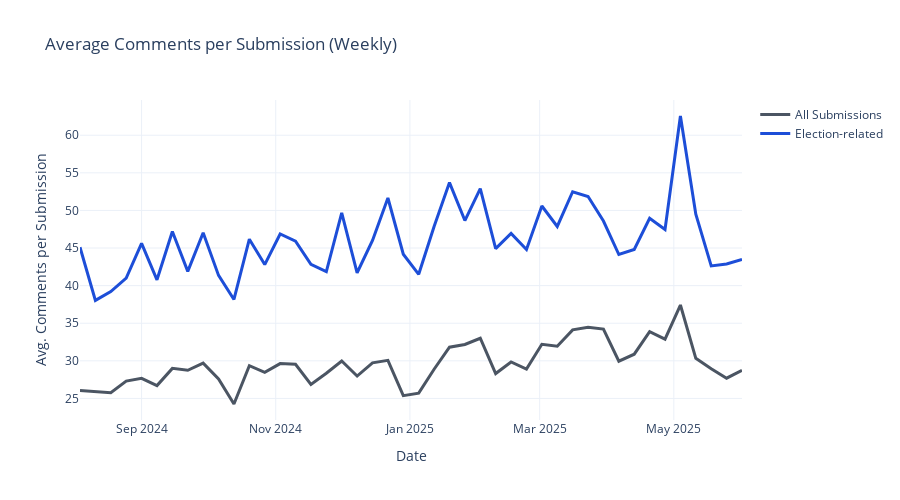
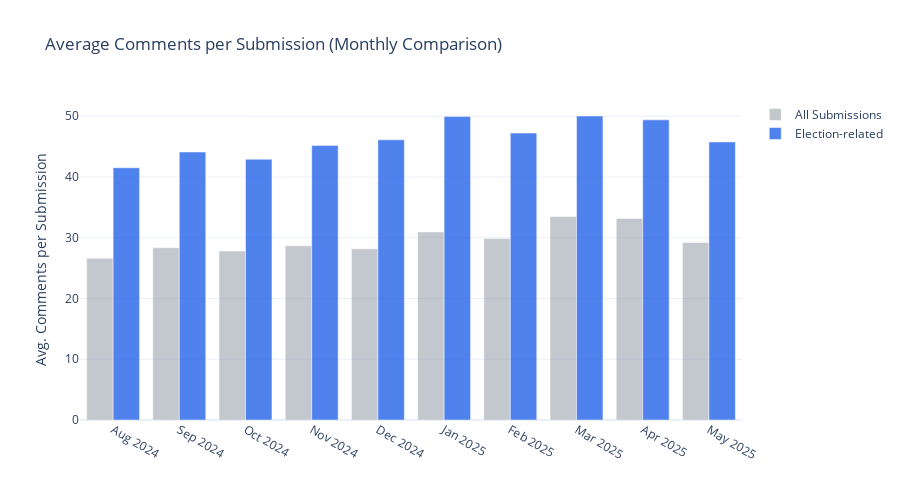

Notebook cell for these charts, in order:
### Markdown cell above
## Engagement Analysis - Average Comments by Week

### Code cell
submissions_df['created_utc'] = pd.to_datetime(submissions_df['created_utc'], unit='s', errors='coerce')

submissions_df['is_election_related'] = submissions_df['id'].isin(election_submissions['id'])

weekly_total_avg = (
    submissions_df.groupby(pd.Grouper(key='created_utc', freq='W'))['num_comments']
    .mean()
)
weekly_election_avg = (
    submissions_df[submissions_df['is_election_related']]
    .groupby(pd.Grouper(key='created_utc', freq='W'))['num_comments']
    .mean()
)

fig = go.Figure()

fig.add_trace(go.Scatter(
    x=weekly_total_avg.index,
    y=weekly_total_avg.values,
    mode='lines',
    name='All Submissions',
    line=dict(color='#4B5563', width=3)
))
fig.add_trace(go.Scatter(
    x=weekly_election_avg.index,
    y=weekly_election_avg.values,
    mode='lines',
    name='Election-related',
    line=dict(color='#1D4ED8', width=3)
))

fig.update_layout(
    title='Average Comments per Submission (Weekly)',
    xaxis_title='Date',
    yaxis_title='Avg. Comments per Submission',
    template='plotly_white',
    hovermode='x unified',
    height=500
)
fig.show()


monthly_total_avg = (
    submissions_df.groupby(pd.Grouper(key='created_utc', freq='ME'))['num_comments']
    .mean()
    .rename('All Submissions')
)
monthly_election_avg = (
    submissions_df[submissions_df['is_election_related']]
    .groupby(pd.Grouper(key='created_utc', freq='ME'))['num_comments']
    .mean()
    .rename('Election-related')
)

monthly_avg_comments = pd.concat([monthly_total_avg, monthly_election_avg], axis=1).fillna(0)

fig = go.Figure()
fig.add_trace(go.Bar(
    x=monthly_avg_comments.index.strftime('%b %Y'),
    y=monthly_avg_comments['All Submissions'],
    name='All Submissions',
    marker_color='#9CA3AF',
    opacity=0.6
))
fig.add_trace(go.Bar(
    x=monthly_avg_comments.index.strftime('%b %Y'),
    y=monthly_avg_comments['Election-related'],
    name='Election-related',
    marker_color='#2563EB',
    opacity=0.8
))
fig.update_layout(
    title='Average Comments per Submission (Monthly Comparison)',
    xaxis_title='',
    yaxis_title='Avg. Comments per Submission',
    barmode='group',
    template='plotly_white',
    height=500,
    xaxis=dict(tickangle=30)
)
fig.show()

### Figure 1 — Plotly figure (JSON) as saved in the notebook; plotly's stock layout.template omitted (floating-point values rounded to 4 significant figures)
{"data": [{"line": {"color": "#4B5563", "width": 3}, "mode": "lines", "name": "All Submissions", "type": "scatter", "x": ["2024-08-04T00:00:00.000000000", "2024-08-11T00:00:00.000000000", "2024-08-18T00:00:00.000000000", "2024-08-25T00:00:00.000000000", "2024-09-01T00:00:00.000000000", "2024-09-08T00:00:00.000000000", "2024-09-15T00:00:00.000000000", "2024-09-22T00:00:00.000000000", "2024-09-29T00:00:00.000000000", "2024-10-06T00:00:00.000000000", "2024-10-13T00:00:00.000000000", "2024-10-20T00:00:00.000000000", "2024-10-27T00:00:00.000000000", "2024-11-03T00:00:00.000000000", "2024-11-10T00:00:00.000000000", "2024-11-17T00:00:00.000000000", "2024-11-24T00:00:00.000000000", "2024-12-01T00:00:00.000000000", "2024-12-08T00:00:00.000000000", "2024-12-15T00:00:00.000000000", "2024-12-22T00:00:00.000000000", "2024-12-29T00:00:00.000000000", "2025-01-05T00:00:00.000000000", "2025-01-12T00:00:00.000000000", "2025-01-19T00:00:00.000000000", "2025-01-26T00:00:00.000000000", "2025-02-02T00:00:00.000000000", "2025-02-09T00:00:00.000000000", "2025-02-16T00:00:00.000000000", "2025-02-23T00:00:00.000000000", "2025-03-02T00:00:00.000000000", "2025-03-09T00:00:00.000000000", "2025-03-16T00:00:00.000000000", "2025-03-23T00:00:00.000000000", "2025-03-30T00:00:00.000000000", "2025-04-06T00:00:00.000000000", "2025-04-13T00:00:00.000000000", "2025-04-20T00:00:00.000000000", "2025-04-27T00:00:00.000000000", "2025-05-04T00:00:00.000000000", "2025-05-11T00:00:00.000000000", "2025-05-18T00:00:00.000000000", "2025-05-25T00:00:00.000000000", "2025-06-01T00:00:00.000000000"], "y": [26.06, 25.87, 25.76, 27.31, 27.67, 26.71, 28.99, 28.74, 29.7, 27.58, 24.26, 29.35, 28.46, 29.63, 29.54, 26.86, 28.35, 29.98, 27.97, 29.73, 30.06, 25.36, 25.7, 28.88, 31.81, 32.18, 33.0, 28.31, 29.84, 28.89, 32.2, 31.93, 34.12, 34.47, 34.22, 29.95, 30.88, 33.87, 32.88, 37.42, 30.33, 28.94, 27.69, 28.72]}, {"line": {"color": "#1D4ED8", "width": 3}, "mode": "lines", "name": "Election-related", "type": "scatter", "x": ["2024-08-04T00:00:00.000000000", "2024-08-11T00:00:00.000000000", "2024-08-18T00:00:00.000000000", "2024-08-25T00:00:00.000000000", "2024-09-01T00:00:00.000000000", "2024-09-08T00:00:00.000000000", "2024-09-15T00:00:00.000000000", "2024-09-22T00:00:00.000000000", "2024-09-29T00:00:00.000000000", "2024-10-06T00:00:00.000000000", "2024-10-13T00:00:00.000000000", "2024-10-20T00:00:00.000000000", "2024-10-27T00:00:00.000000000", "2024-11-03T00:00:00.000000000", "2024-11-10T00:00:00.000000000", "2024-11-17T00:00:00.000000000", "2024-11-24T00:00:00.000000000", "2024-12-01T00:00:00.000000000", "2024-12-08T00:00:00.000000000", "2024-12-15T00:00:00.000000000", "2024-12-22T00:00:00.000000000", "2024-12-29T00:00:00.000000000", "2025-01-05T00:00:00.000000000", "2025-01-12T00:00:00.000000000", "2025-01-19T00:00:00.000000000", "2025-01-26T00:00:00.000000000", "2025-02-02T00:00:00.000000000", "2025-02-09T00:00:00.000000000", "2025-02-16T00:00:00.000000000", "2025-02-23T00:00:00.000000000", "2025-03-02T00:00:00.000000000", "2025-03-09T00:00:00.000000000", "2025-03-16T00:00:00.000000000", "2025-03-23T00:00:00.000000000", "2025-03-30T00:00:00.000000000", "2025-04-06T00:00:00.000000000", "2025-04-13T00:00:00.000000000", "2025-04-20T00:00:00.000000000", "2025-04-27T00:00:00.000000000", "2025-05-04T00:00:00.000000000", "2025-05-11T00:00:00.000000000", "2025-05-18T00:00:00.000000000", "2025-05-25T00:00:00.000000000", "2025-06-01T00:00:00.000000000"], "y": [45.1, 38.03, 39.21, 41.01, 45.62, 40.77, 47.19, 41.9, 47.04, 41.35, 38.16, 46.17, 42.8, 46.87, 45.92, 42.84, 41.86, 49.66, 41.71, 46.01, 51.65, 44.18, 41.51, 47.85, 53.7, 48.65, 52.89, 44.91, 46.94, 44.8, 50.59, 47.87, 52.49, 51.86, 48.59, 44.14, 44.81, 48.94, 47.46, 62.56, 49.5, 42.62, 42.89, 43.48]}], "layout": {"height": 500, "hovermode": "x unified", "title": {"text": "Average Comments per Submission (Weekly)"}, "xaxis": {"title": {"text": "Date"}}, "yaxis": {"title": {"text": "Avg. Comments per Submission"}}}}

### Figure 2 — Plotly figure (JSON) as saved in the notebook; plotly's stock layout.template omitted (floating-point values rounded to 4 significant figures)
{"data": [{"marker": {"color": "#9CA3AF"}, "name": "All Submissions", "opacity": 0.6, "type": "bar", "x": ["Aug 2024", "Sep 2024", "Oct 2024", "Nov 2024", "Dec 2024", "Jan 2025", "Feb 2025", "Mar 2025", "Apr 2025", "May 2025"], "y": [26.62, 28.35, 27.79, 28.67, 28.18, 30.96, 29.87, 33.48, 33.17, 29.22]}, {"marker": {"color": "#2563EB"}, "name": "Election-related", "opacity": 0.8, "type": "bar", "x": ["Aug 2024", "Sep 2024", "Oct 2024", "Nov 2024", "Dec 2024", "Jan 2025", "Feb 2025", "Mar 2025", "Apr 2025", "May 2025"], "y": [41.52, 44.1, 42.91, 45.19, 46.11, 49.97, 47.22, 50.03, 49.4, 45.76]}], "layout": {"barmode": "group", "height": 500, "title": {"text": "Average Comments per Submission (Monthly Comparison)"}, "xaxis": {"tickangle": 30, "title": {"text": ""}}, "yaxis": {"title": {"text": "Avg. Comments per Submission"}}}}
